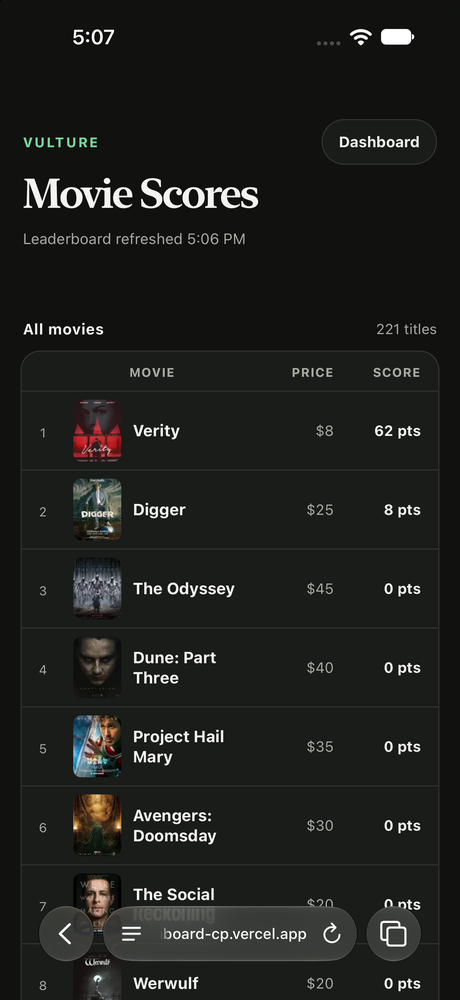
#> input picture screenshots/movies.png, 460 x 1000 px, shrunk from 1206 x 2622 before the run; its folder holds only this picture in this run
$ python format_screenshots.py
#> lines starting #> are read from the running program, lines starting #| are printed output that depends on the picture; after the words box and inside, x2 and y2 are one past the last pixel; in counts of white or black regions, pixels touching at a corner belong together
from PIL import Image, ImageDraw
from pathlib import Path

# Configuration
INPUT_DIR = Path("screenshots")
OUTPUT_DIR = Path("screenshots/formatted")

BORDER_COLOR = (200, 200, 200, 255)

OUTPUT_DIR.mkdir(parents=True, exist_ok=True)

def format_screenshot(input_path, output_path):
    image = Image.open(input_path).convert("RGBA")
#> image is the input picture: PIL image 460x1000 RGBA; mean R, G, B, A 31.7, 32.8, 30, 255

    width, height = image.size
#> width = 460; height = 1000

    CORNER_RADIUS = int(width * 0.2)
#> CORNER_RADIUS = 92
    BORDER_WIDTH = max(2, int(width * 0.00625))
#> BORDER_WIDTH = 2

    # Create rounded mask
    mask = Image.new("L", (width, height), 0)
#> mask: PIL image 460x1000 L; every value is 0
    draw = ImageDraw.Draw(mask)

    draw.rounded_rectangle(
        (0, 0, width - 1, height - 1),
        radius=CORNER_RADIUS,
        fill=255
    )

    # Apply rounded corners
    image.putalpha(mask)
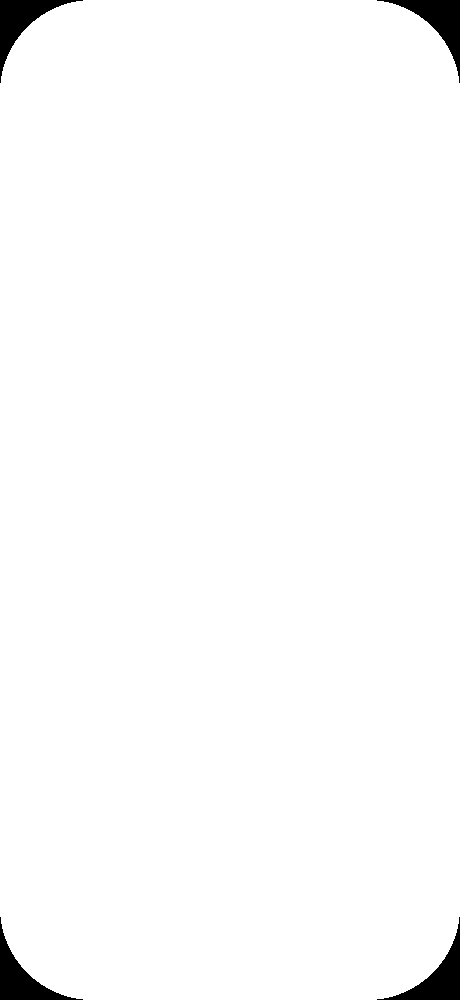
#> mask: PIL image 460x1000 L; 98.4% white; 4 black regions, box (x1, y1, x2, y2) and area: (0, 0, 83, 83) 1843, (377, 0, 460, 83) 1843, (0, 917, 83, 1000) 1843, (377, 917, 460, 1000) 1843

    # Create border as an outer frame
    canvas = Image.new("RGBA", (width, height), (0, 0, 0, 0))
#> canvas: PIL image 460x1000 RGBA; every value is 0
    border_draw = ImageDraw.Draw(canvas)

    # Draw outer rounded rectangle
    border_draw.rounded_rectangle(
        (0, 0, width - 1, height - 1),
        radius=CORNER_RADIUS,
        fill=BORDER_COLOR
    )

    # Create inner mask
    inner_mask = Image.new("L", (width, height), 0)
    inner_draw = ImageDraw.Draw(inner_mask)

    inner_draw.rounded_rectangle(
        (
            BORDER_WIDTH,
            BORDER_WIDTH,
            width - BORDER_WIDTH - 1,
            height - BORDER_WIDTH - 1
        ),
        radius=max(0, CORNER_RADIUS - BORDER_WIDTH),
        fill=255
    )

    # Composite screenshot inside border
    canvas.paste(image, (0, 0), inner_mask)
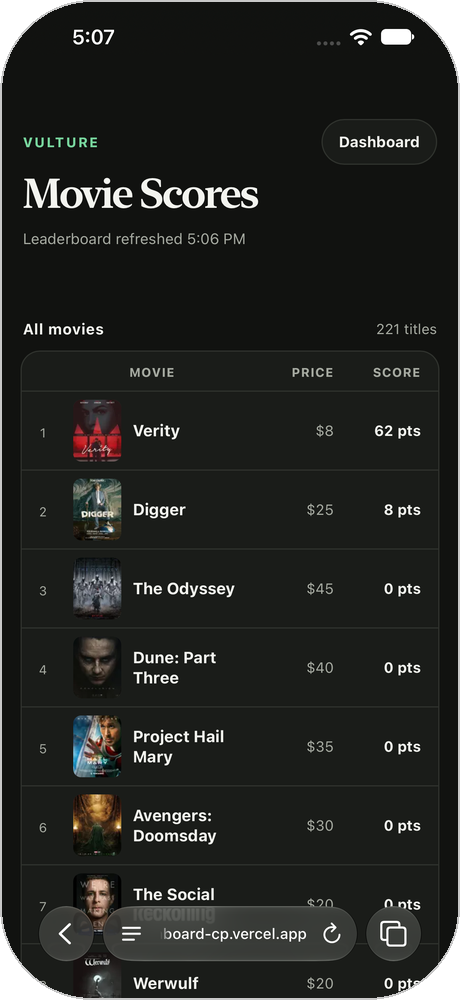
#> canvas: PIL image 460x1000 RGBA; mean R, G, B, A 33.5, 34.6, 31.9, 250.9; transparent parts drawn white

    canvas.save(output_path, "PNG")

    print(f"Saved: {output_path}")

# Process all PNG screenshots
for image_path in INPUT_DIR.glob("*.png"):
    output_path = OUTPUT_DIR / image_path.name
    format_screenshot(image_path, output_path)

$ run again, on screenshots/user_movies.png
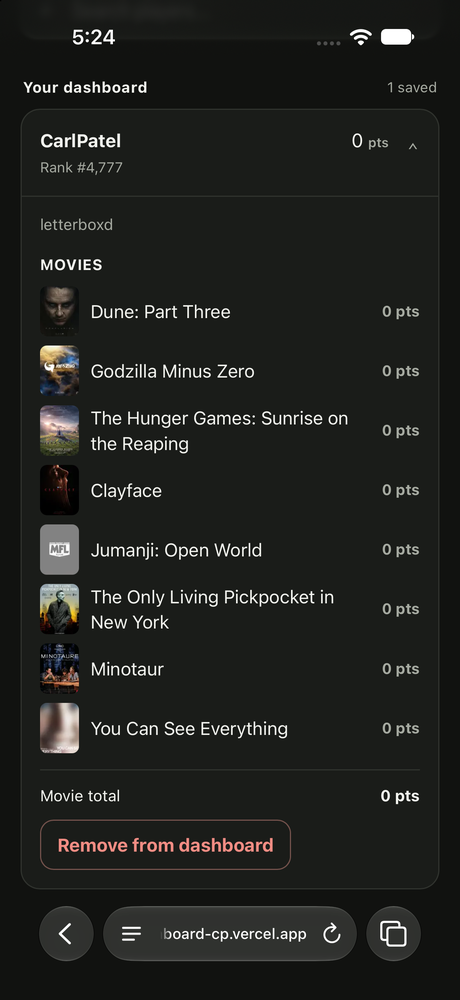
#> input picture screenshots/user_movies.png, 460 x 1000 px, shrunk from 1206 x 2622 before the run
#> in format_screenshot, image is the input picture: PIL image 460x1000 RGBA; mean R, G, B, A 32.7, 33.9, 31, 255
#> in format_screenshot, `canvas.paste(image, (0, 0), inner_mask)`:
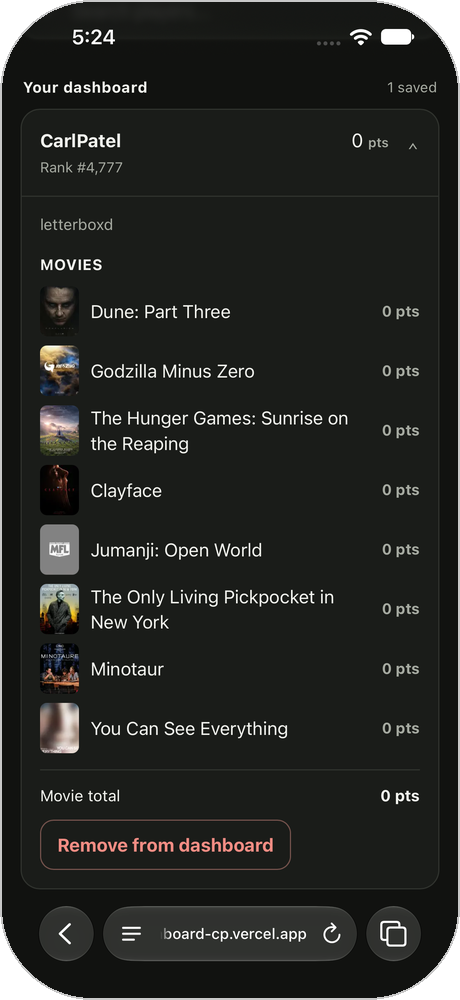
#> canvas: PIL image 460x1000 RGBA; mean R, G, B, A 34.6, 35.7, 32.9, 250.9; transparent parts drawn white

$ run again, on screenshots/users.png
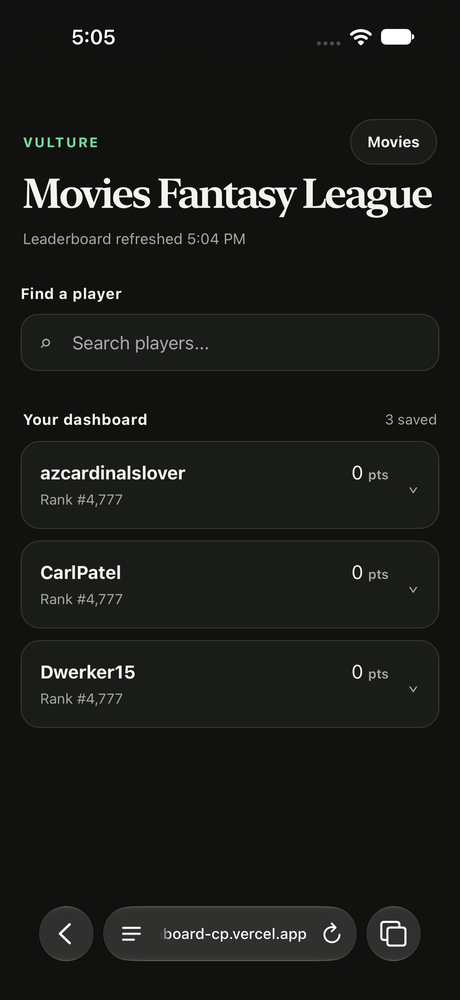
#> input picture screenshots/users.png, 460 x 1000 px, shrunk from 1206 x 2622 before the run
#> in format_screenshot, image is the input picture: PIL image 460x1000 RGBA; mean R, G, B, A 26.5, 27.9, 25.5, 255
#> in format_screenshot, `canvas.paste(image, (0, 0), inner_mask)`:
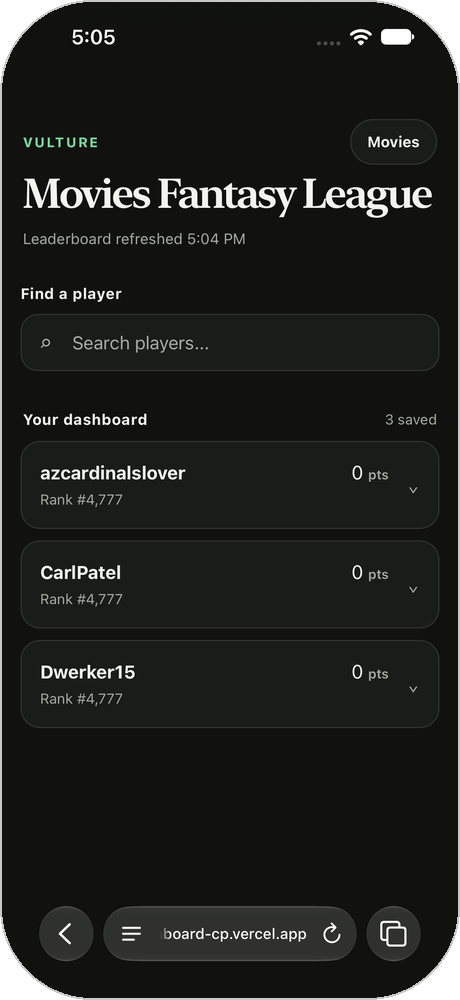
#> canvas: PIL image 460x1000 RGBA; mean R, G, B, A 28.5, 29.8, 27.5, 250.9; transparent parts drawn white
